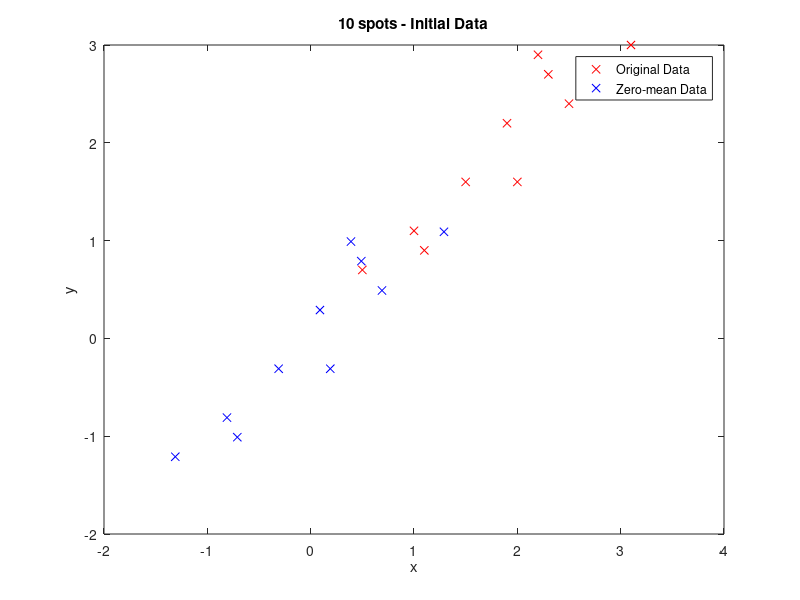

This figure's MATLAB source: (Note: this script raises an error after producing the figure.)
clear all
close all
clc

% Data - Step 0 (page 18 from Lecture 7)
display('************************************************');
display('************************************************');
display('        0. Initial-original Data');
x11 = [2.5 0.5 2.2 1.9 3.1 2.3 2 1 1.5 1.1]'
x22 = [2.4 0.7 2.9 2.2 3 2.7 1.6 1.1 1.6 0.9]'
n = length(x11);

% Step 1 - Minus mean
display('        1. Zero-mean data');
avg1 = mean(x11);
avg2 = mean(x22);
x1 = x11 - avg1
x2 = x22 - avg2
display(' ');

figure();
plot(x11, x22, 'rx');
title("10 spots - Initial Data");
% xlim([-2 4]);
% ylim([-2 4]);
hold on
plot(x1, x2, 'bx');
xlabel("x");
ylabel("y");
legend("Original Data", "Zero-mean Data");


% Steps 2, 3 - Covariance matrix, Eigenvalues, Eigenvectors
display('        2. Find the covariance matrix S');
S = cov(x1, x2)
display(' ');

eig_values = eig(S);
l1 = eig_values(1);
l2 = eig_values(2);
lambda = [l1 l2];
display('        3. Find the eigenvalues and eigenvectors');
display(' ');
disp("l_1 = " + num2str(l1));
disp("l_2 = " + num2str(l2));
[eig_vectors, no_need] = eig(S);
u1 = eig_vectors(:, 1);
u2 = -eig_vectors(:, 2);   % I put minus because I want the same results with the lecture (the u2 here and that in lecture have oppposite coordinates)
eig_vectors = [u1 u2];
disp("u_1 = " + mat2str(u1') + "^T");
disp("u_2 = " + mat2str(u2') + "^T");
display(' ');

figure();
plot(x1, x2, 'x');
title("Zero-mean Data with VERTICAL eigenvectors");
xlabel("x");
ylabel("y");
hold on
klisi1 = u1(1) / u1(2);
klisi2 = u2(1) / u2(2);
x = linspace(-2, 2.5, 101);
y1 = klisi1 * x;
y2 = klisi2 * x;
plot(x, y1, 'green');
hold on
plot(x, y2, 'blue');
legend("Zero-mean Data", "y = " + num2str(klisi1) + "*x", "y = " + num2str(klisi2) + "*x");



% Step 5 - Transpose of eigenvectors and sorting
RowFeatureVector = eig_vectors';
if l1 < l2
    % Need to change
    temp = RowFeatureVector(1, :);
    RowFeatureVector(1, :) = RowFeatureVector(2, :);
    RowFeatureVector(2, :) = temp;
end
RowFeatureVector;
RowZeroMeanData = [x1 x2]';
disp("        4. Calculate FinalData (they are separated by 'x' and 'y' axis)");
FinalData = (RowFeatureVector * RowZeroMeanData)'
display(' ');
display(' ');
% These data ("FinalData") are now separated by the 2 original axis "x" and
% "y" and not the eigenvectors, so this was the purpose of the
% transformation. WE CAN SAY THAT THE EIGENVECTORS ARE NOW THE AXIS!!!!

figure();
plot(FinalData(:, 1), FinalData(:, 2), 'x');
title("Data transformed with 2 eigenvectors (now eig = axis 'x', 'y')");
hold on
xx = linspace(-2, 2.5, 101);
yy = 0 * xx;
plot(xx, yy, 'blue');
hold on
yyy = linspace(-2, 2.5, 101);
xxx = 0 * yyy;
plot(xxx, yyy, 'green');






% Retrieve the information
% RowFeatureVector                                          2 x 2
% RowZeroMeanData = [x1 x2]';                               2 x 10
% FinalData = (RowFeatureVector * RowZeroMeanData)'         10 x 2

% Case 1 - Use 2 EIGENVECTORS
display('************************************************');
display('************************************************');
display('        Retrieve information');
display(' ');
InitialData = [x11 x22]
RowOriginalData = RowFeatureVector' * FinalData';       % (2x2) * (2x10) = 2 x 10
RowOriginalData = RowOriginalData';                     % 10 x 2
RowOriginalData(:, 1) = RowOriginalData(:, 1) + avg1;
RowOriginalData(:, 2) = RowOriginalData(:, 2) + avg2;
display('        When I use 2 eigenvectors (correct): ');
RowOriginalData
display(' ' );

% Case 2 - Use 1 EIGENVECTOR, THIS WITH LAMBDA = 1.28
% COMPRESS INFO - I WILL KEEP ONLY THE 1ST ROW = 1ST EIGENVECTOR
RowCompressedVector = RowFeatureVector(1, :);                   % 1 x 2
FinalCompressedData = FinalData(:, 1);                          % 10 x 1
RowCompressedData = RowCompressedVector' * FinalCompressedData';% (2x1) * (1x10) = 2 x 10
RowCompressedData = RowCompressedData';                         % 10 x 2
RowCompressedData(:, 1) = RowCompressedData(:, 1) + avg1;
RowCompressedData(:, 2) = RowCompressedData(:, 2) + avg2;
display('        When I use o 1 eigenvector (wrong): ');
RowCompressedData


% Calculate information loss
losses = zeros(n, 2);
for i = 1 : n
    for j = 1 : 2
        losses(i, j) = abs(RowOriginalData(i, j) - RowCompressedData(i, j)) / RowOriginalData(i, j);
    end
end

losses;
mean_losses = mean(losses);
loss1_perc = 100 * mean_losses(1);
loss2_perc = 100 * mean_losses(2);
display('        Information loss when using 1 eigenvector');
display(' ');
disp("Loss_1 = " + num2str(loss1_perc) + "%    Loss_2 = " + num2str(loss2_perc) + "%");
total_loss = mean(mean_losses);
disp("Total information loss = " + num2str(100 * total_loss) + "%");

figure();
plot(RowOriginalData(:, 1), RowOriginalData(:, 2), 'bx');
hold on
plot(RowCompressedData(:, 1), RowCompressedData(:, 2), 'rx');
title("Information Loss when using 1 eigenvectors");
xlabel("x");
ylabel("y");
legend("Using u_1, u_2", "Using only u_2");

